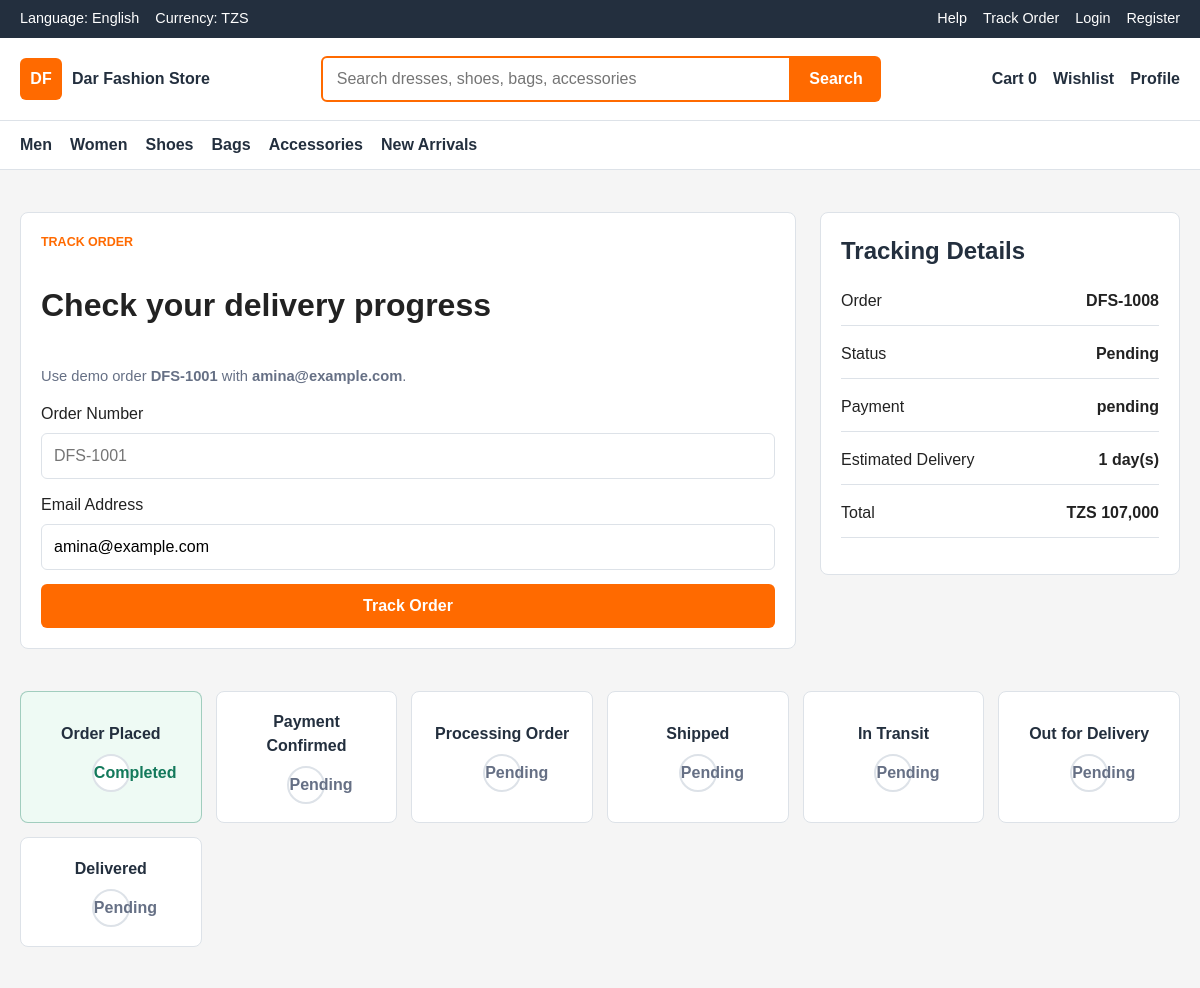
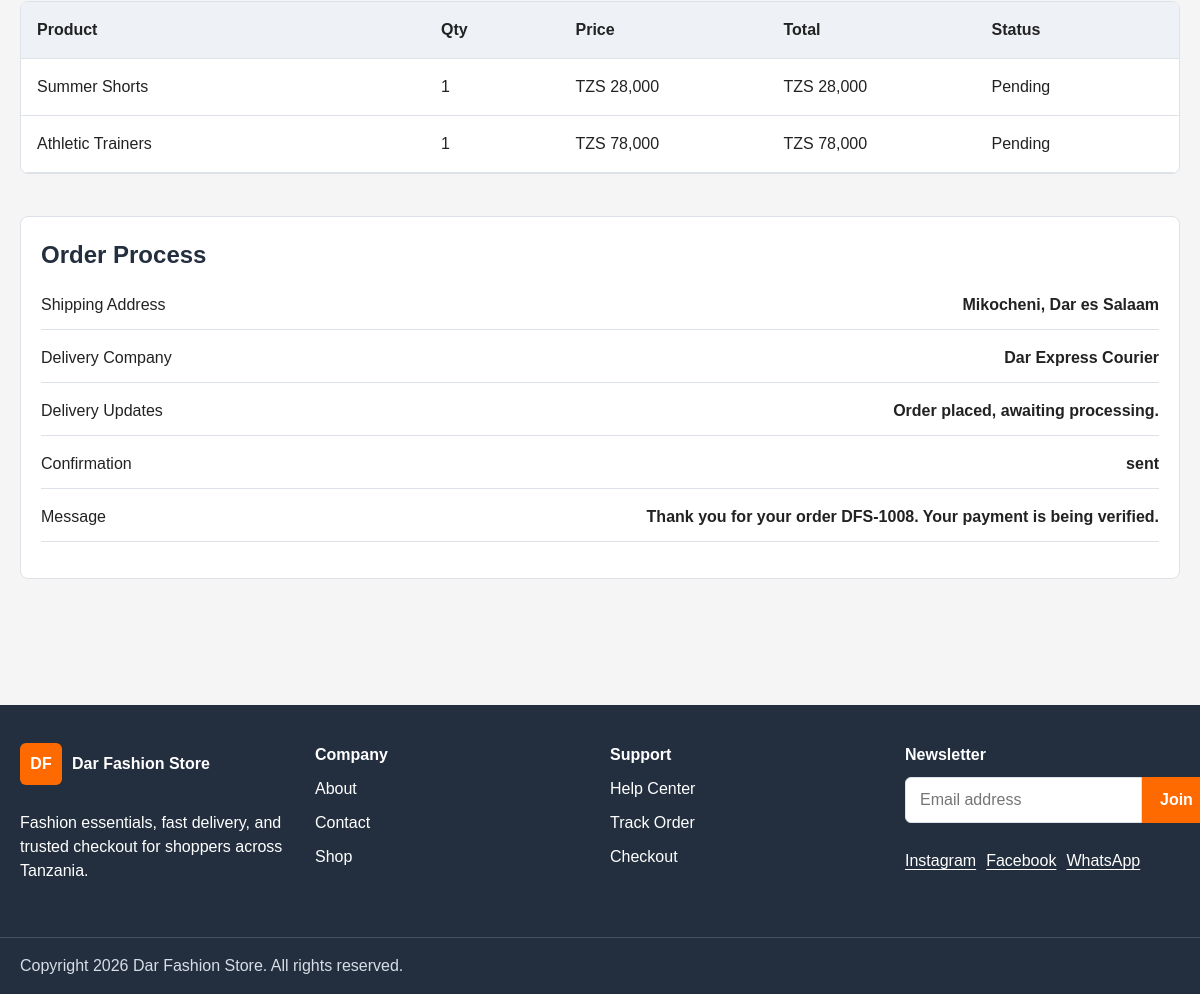
The page /track-order.php?email=amina@example.com on the database its author committed (2 pictures, top to bottom).
### tables this page shows
CREATE TABLE orders (
    id INT UNSIGNED AUTO_INCREMENT PRIMARY KEY,
    order_number VARCHAR(40) NOT NULL UNIQUE,
    user_id INT UNSIGNED,
    customer_name VARCHAR(120) NOT NULL,
    customer_email VARCHAR(160) NOT NULL,
    customer_phone VARCHAR(30) NOT NULL,
    shipping_address TEXT NOT NULL,
    subtotal DECIMAL(10,2) NOT NULL DEFAULT 0.00,
    delivery_fee DECIMAL(10,2) NOT NULL DEFAULT 0.00,
    total DECIMAL(10,2) NOT NULL,
    status ENUM('pending', 'confirmed', 'processing', 'shipped', 'in_transit', 'out_for_delivery', 'delivered', 'cancelled') NOT NULL DEFAULT 'pending',
    delivery_company VARCHAR(120),
    delivery_notes TEXT,
    estimated_delivery_days INT UNSIGNED NOT NULL DEFAULT 1,
    created_at TIMESTAMP NOT NULL DEFAULT CURRENT_TIMESTAMP,
    updated_at TIMESTAMP NOT NULL DEFAULT CURRENT_TIMESTAMP ON UPDATE CURRENT_TIMESTAMP,
    CONSTRAINT fk_orders_user
        FOREIGN KEY (user_id) REFERENCES users(id)
        ON UPDATE CASCADE
        ON DELETE SET NULL,
    INDEX idx_orders_user (user_id),
    INDEX idx_orders_status (status),
    INDEX idx_orders_created_at (created_at)
);

CREATE TABLE payments (
    id INT UNSIGNED AUTO_INCREMENT PRIMARY KEY,
    order_id INT UNSIGNED NOT NULL,
    method ENUM('mobile_money', 'card_demo', 'cash_on_delivery') NOT NULL,
    amount DECIMAL(10,2) NOT NULL,
    payment_status ENUM('pending', 'verified', 'failed', 'refunded') NOT NULL DEFAULT 'pending',
    transaction_ref VARCHAR(120),
    provider_response TEXT,
    paid_at TIMESTAMP NULL,
    created_at TIMESTAMP NOT NULL DEFAULT CURRENT_TIMESTAMP,
    CONSTRAINT fk_payments_order
        FOREIGN KEY (order_id) REFERENCES orders(id)
        ON UPDATE CASCADE
        ON DELETE CASCADE,
    INDEX idx_payments_order (order_id),
    INDEX idx_payments_status (payment_status)
);

CREATE TABLE order_items (
    id INT UNSIGNED AUTO_INCREMENT PRIMARY KEY,
    order_id INT UNSIGNED NOT NULL,
    product_id INT UNSIGNED,
    product_name VARCHAR(180) NOT NULL,
    quantity INT UNSIGNED NOT NULL,
    price DECIMAL(10,2) NOT NULL,
    line_total DECIMAL(10,2) NOT NULL,
    created_at TIMESTAMP NOT NULL DEFAULT CURRENT_TIMESTAMP,
    CONSTRAINT fk_order_items_order
        FOREIGN KEY (order_id) REFERENCES orders(id)
        ON UPDATE CASCADE
        ON DELETE CASCADE,
    CONSTRAINT fk_order_items_product
        FOREIGN KEY (product_id) REFERENCES products(id)
        ON UPDATE CASCADE
        ON DELETE SET NULL,
    INDEX idx_order_items_order (order_id),
    INDEX idx_order_items_product (product_id)
);

CREATE TABLE order_confirmations (
    id INT UNSIGNED AUTO_INCREMENT PRIMARY KEY,
    order_id INT UNSIGNED NOT NULL,
    channel ENUM('email', 'sms', 'whatsapp') NOT NULL DEFAULT 'email',
    recipient VARCHAR(160) NOT NULL,
    subject VARCHAR(180),
    message TEXT NOT NULL,
    status ENUM('pending', 'sent', 'failed') NOT NULL DEFAULT 'pending',
    sent_at TIMESTAMP NULL,
    created_at TIMESTAMP NOT NULL DEFAULT CURRENT_TIMESTAMP,
    CONSTRAINT fk_order_confirmations_order
        FOREIGN KEY (order_id) REFERENCES orders(id)
        ON UPDATE CASCADE
        ON DELETE CASCADE,
    INDEX idx_order_confirmations_order (order_id)
);

### public/track-order.php (the view, shortened to what this page needs)
<?php
include __DIR__ . '/../app/includes/header.php';
$database = new Database();
$conn = $database->connect();
$orderNumber = strtoupper(trim($_GET['order_number'] ?? ''));
$email = trim($_GET['email'] ?? '');
$order = null;
$items = [];
$payment = null;
$confirmation = null;
if (($orderNumber !== '' || $email !== '') && $conn) {
    $sql = "SELECT * FROM orders WHERE 1=1";
    $params = [];
    if ($email !== '') {
        $sql .= " AND customer_email = ?";
        $params[] = $email;
    }
    $sql .= " ORDER BY created_at DESC LIMIT 1";
    $stmt = $conn->prepare($sql);
    $stmt->execute($params);
    $order = $stmt->fetch(PDO::FETCH_ASSOC);
    if ($order) {
        $stmt = $conn->prepare("SELECT * FROM order_items WHERE order_id = ?");
        $stmt->execute([$order['id']]);
        $items = $stmt->fetchAll(PDO::FETCH_ASSOC);
        $stmt = $conn->prepare("SELECT * FROM payments WHERE order_id = ? LIMIT 1");
        $stmt->execute([$order['id']]);
        $payment = $stmt->fetch(PDO::FETCH_ASSOC);
        $stmt = $conn->prepare("SELECT * FROM order_confirmations WHERE order_id = ? ORDER BY created_at DESC LIMIT 1");
        $stmt->execute([$order['id']]);
        $confirmation = $stmt->fetch(PDO::FETCH_ASSOC);
    } else {
        $error = 'No order found. Check the order number and email address.';
    }
}
$steps = [
    'pending' => 'Order Placed',
    'confirmed' => 'Payment Confirmed',
    'processing' => 'Processing Order',
    'shipped' => 'Shipped',
    'in_transit' => 'In Transit',
    'out_for_delivery' => 'Out for Delivery',
    'delivered' => 'Delivered'
];
$currentStatus = $order['status'] ?? '';
$stepKeys = array_keys($steps);
$currentIndex = array_search($currentStatus, $stepKeys, true);
?>
<main class="section">
    <div class="container checkout-layout">
        <form class="checkout-form" method="get">
            <p class="section-kicker">Track order</p>
            <h1>Check your delivery progress</h1>
            <p class="form-hint">Use demo order <strong>DFS-1001</strong> with <strong>amina@example.com</strong>.</p>
            <label>Order Number<input name="order_number" value="<?php echo htmlspecialchars($orderNumber); ?>" placeholder="DFS-1001"></label>
            <label>Email Address<input type="email" name="email" value="<?php echo htmlspecialchars($email); ?>" placeholder="amina@example.com"></label>
            <button class="button button--primary" type="submit">Track Order</button>
        </form>
        <aside class="summary-panel">
            <h2>Tracking Details</h2>
            <?php if ($order): ?>
                <p><span>Order</span><strong><?php echo htmlspecialchars($order['order_number']); ?></strong></p>
                <p><span>Status</span><strong><?php echo htmlspecialchars(ucfirst($order['status'])); ?></strong></p>
                <p><span>Payment</span><strong><?php echo htmlspecialchars($payment['payment_status'] ?? 'pending'); ?></strong></p>
                <p><span>Estimated Delivery</span><strong><?php echo (int) ($order['estimated_delivery_days'] ?? 1); ?> day(s)</strong></p>
                <p><span>Total</span><strong>TZS <?php echo number_format((float) $order['total'], 0); ?></strong></p>
            <?php else: ?>
                <p>Enter your order details to see tracking information.</p>
            <?php endif; ?>
        </aside>
    </div>
    <?php if ($order): ?>
        <section class="container section">
            <div class="tracking-steps">
                <?php foreach ($steps as $key => $label): ?>
                    <?php $isDone = $currentIndex !== false && $currentIndex >= array_search($key, $stepKeys, true); ?>
                    <article class="<?php echo $isDone ? 'tracking-step is-done' : 'tracking-step'; ?>">
                        <strong><?php echo htmlspecialchars($label); ?></strong>
                        <span><?php echo $isDone ? 'Completed' : 'Pending'; ?></span>
                    </article>
                <?php endforeach; ?>
            </div>
        </section>
        <section class="container cart-table">
            <div class="cart-row cart-row--head"><span>Product</span><span>Qty</span><span>Price</span><span>Total</span><span>Status</span></div>
            <?php foreach ($items as $item): ?>
                <div class="cart-row">
                    <span><?php echo htmlspecialchars($item['product_name']); ?></span>
                    <span><?php echo (int) $item['quantity']; ?></span>
                    <span>TZS <?php echo number_format((float) $item['price'], 0); ?></span>
                    <span>TZS <?php echo number_format((float) $item['line_total'], 0); ?></span>
                    <span><?php echo htmlspecialchars(ucfirst($order['status'])); ?></span>
                </div>
            <?php endforeach; ?>
        </section>
        <section class="container section">
            <div class="summary-panel">
                <h2>Order Process</h2>
                <p><span>Shipping Address</span><strong><?php echo htmlspecialchars($order['shipping_address']); ?></strong></p>
                <p><span>Delivery Company</span><strong><?php echo htmlspecialchars($order['delivery_company'] ?? 'To be assigned'); ?></strong></p>
                <p><span>Delivery Updates</span><strong><?php echo htmlspecialchars($order['delivery_notes'] ?? 'Your order update will appear here after the admin processes it.'); ?></strong></p>
                <p><span>Confirmation</span><strong><?php echo htmlspecialchars($confirmation['status'] ?? 'pending'); ?></strong></p>
                <p><span>Message</span><strong><?php echo htmlspecialchars($confirmation['message'] ?? 'Confirmation will be sent after checkout.'); ?></strong></p>
            </div>
        </section>
    <?php endif; ?>
</main>
<?php include __DIR__ . '/../app/includes/footer.php'; ?>

### assets/css/style.css (style rules this page uses)
:root { --primary: #ff6a00; --secondary: #232f3e; --accent: #ffd814; --background: #f5f5f5; --surface: #ffffff; --text: #222222; --muted: #667085; --border: #dde2e8; --success: #13795b; --shadow: 0 14px 35px rgba(35, 47, 62, 0.1); }
* { box-sizing: border-box; }
html { scroll-behavior: smooth; }
body { margin: 0; background: var(--background); color: var(--text); font-family: Arial, Helvetica, sans-serif; line-height: 1.5; }
button, input, select, textarea { font: inherit; }
.container { width: min(1200px, calc(100% - 40px)); margin: 0 auto; }
.section { padding: 42px 0; }
.section-kicker { margin: 0 0 8px; color: var(--primary); font-size: 0.78rem; font-weight: 700; letter-spacing: 0; text-transform: uppercase; }
.button { display: inline-flex; align-items: center; justify-content: center; min-height: 44px; border: 0; border-radius: 6px; padding: 0 18px; cursor: pointer; font-weight: 700; }
.button--primary { background: var(--primary); color: #fff; }
.hero-sidebar, .hero-panel, .filter-panel, .summary-panel, .auth-card, .checkout-form, .success-panel, .text-page { background: var(--surface); border: 1px solid var(--border); border-radius: 8px; padding: 20px; }
.hero-sidebar h2, .hero-panel h2, .summary-panel h2 { margin-top: 0; color: var(--secondary); }
.shop-layout, .cart-layout, .checkout-layout, .product-detail { display: grid; grid-template-columns: 280px 1fr; gap: 24px; align-items: start; }
.cart-layout, .checkout-layout, .product-detail { grid-template-columns: 1fr 360px; }
label { display: grid; gap: 7px; margin-bottom: 14px; }
input, select, textarea { border: 1px solid var(--border); border-radius: 6px; min-height: 44px; padding: 10px 12px; background: #fff; }
.cart-table { overflow: auto; background: var(--surface); border: 1px solid var(--border); border-radius: 8px; }
.cart-row { display: grid; grid-template-columns: 1.6fr 0.5fr 0.8fr 0.8fr 0.7fr; min-width: 720px; gap: 12px; align-items: center; padding: 16px; border-bottom: 1px solid var(--border); }
.cart-row--head { background: #eef2f6; font-weight: 800; }
.summary-panel p { display: flex; justify-content: space-between; gap: 16px; border-bottom: 1px solid var(--border); padding-bottom: 12px; }
.tracking-steps { display: grid; grid-template-columns: repeat(auto-fit, minmax(170px, 1fr)); gap: 14px; }
.tracking-step { min-height: 110px; display: grid; align-content: center; gap: 6px; border: 1px solid var(--border); border-radius: 8px; background: var(--surface); padding: 18px; }
.tracking-step strong { color: var(--secondary); }
.tracking-step span { color: var(--muted); }
.tracking-step.is-done { border-color: rgba(19, 121, 91, 0.35); background: #eefaf4; }
.tracking-step.is-done span { color: var(--success); font-weight: 700; }
.checkout-form { display: grid; }
.form-hint { color: var(--muted); font-size: 0.92rem; }
.tracking-step { position: relative; display: grid; justify-items: center; gap: 8px; color: var(--muted); text-align: center; }
.tracking-step span { display: grid; place-items: center; width: 38px; height: 38px; border-radius: 50%; border: 2px solid var(--border); background: #fff; font-weight: 800; }

### rows shown on the page
orders: order_number "DFS-1008", status "Pending", estimated_delivery_days "1", total "107,000", shipping_address "Mikocheni, Dar es Salaam", delivery_company "Dar Express Courier", delivery_notes "Order placed, awaiting processing."
payments: payment_status "pending"
order_items: product_name "Summer Shorts", quantity "1", price "28,000", line_total "28,000", order.status "Pending"
order_items: product_name "Athletic Trainers", quantity "1", price "78,000", line_total "78,000", order.status "Pending"
order_confirmations: status "sent", message "Thank you for your order DFS-1008. Your payment is being verified."

### other values the page prints
$cartCount "0"
$label "Order Placed"
$label "Payment Confirmed"
$label "Processing Order"
$label "Shipped"
$label "In Transit"
$label "Out for Delivery"
$label "Delivered"
